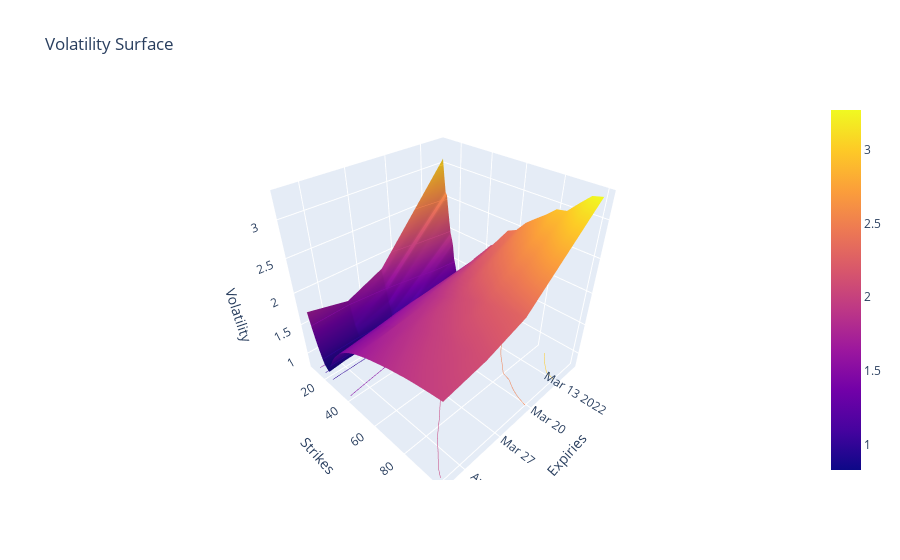
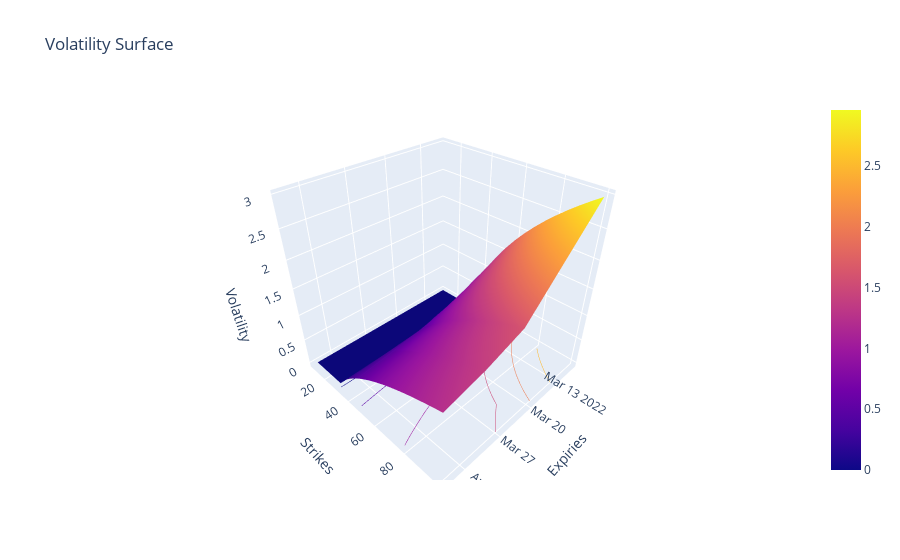
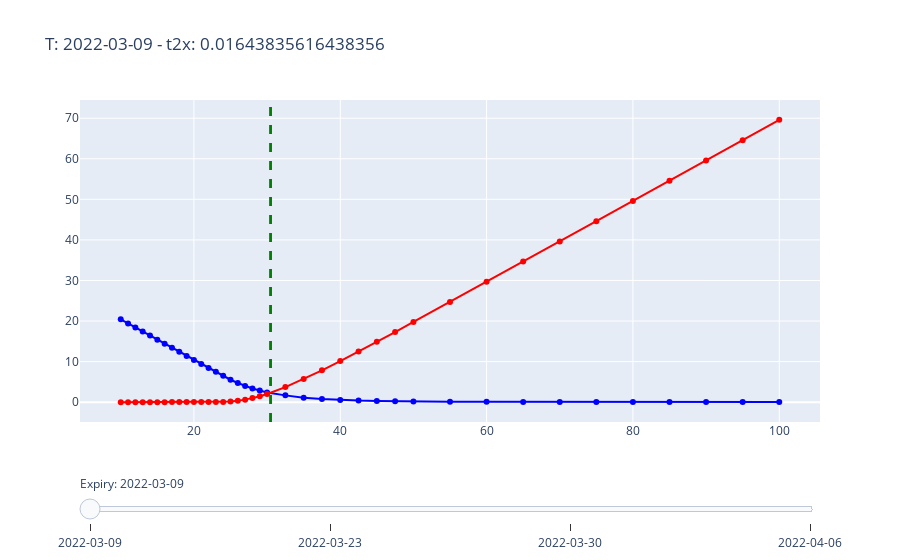
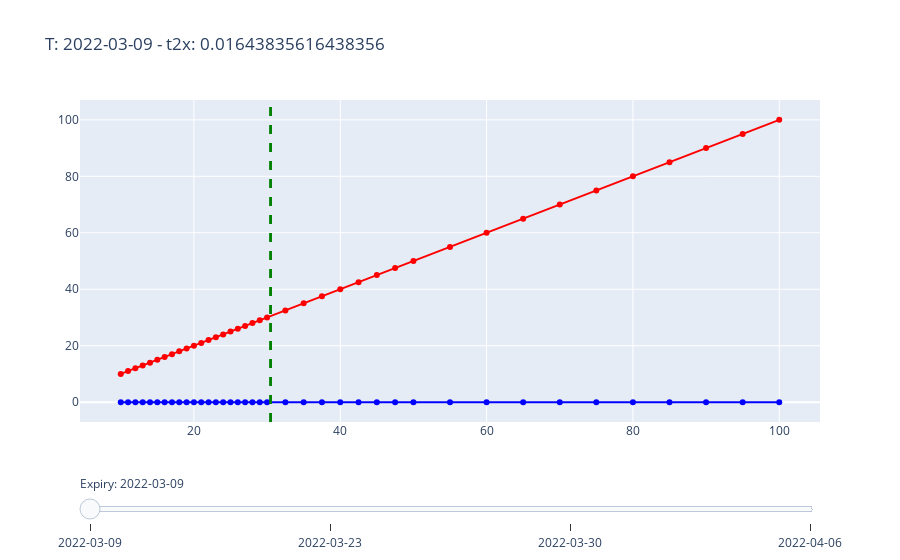

Write notebook code for charts like these, in order.
### Code cell
test_nb = Notebook(
	Heston(
		{
			"initial_variance": 0,
			"long_term_variance": 0,
			"volatility_of_volatility": 3.359804039034719,
			"mean_reversion_rate": 5.729368933401853,
			"wiener_correlation": -0.6771983326245793,
		}
	)
)
nb.plot_surfaces(volatility=True)
test_nb.plot_surfaces(volatility=True)
nb.plot_joint_price(volatility=True)
test_nb.plot_joint_price(volatility=True)
nb.plot_iv(volatility=True)
test_nb.plot_iv(volatility=True)

### Figure 1 — Plotly figure (JSON) as saved in the notebook; plotly's stock layout.template omitted (floating-point values rounded to 4 significant figures; data arrays with more than 128 entries replaced by an {"elided": "..."} marker saying what was removed)
{"data": [{"contours": {"z": {"highlightcolor": "limegreen", "project": {"z": true}, "show": true, "usecolormap": true}}, "type": "surface", "x": ["2022-03-09", "2022-03-23", "2022-03-30", "2022-04-06"], "y": [10, 11, 12, 13, 14, 15, 16, 17, 18, 19, 20, 21, 22, 23, 24, 25, 26, 27, 28, 29, 30, 32.5, 35, 37.5, 40, 42.5, 45, 47.5, 50, 55, 60, 65, 70, 75, 80, 85, 90, 95, 100], "z": {"elided": "39x4 float values"}}], "layout": {"scene": {"aspectmode": "cube", "xaxis": {"title": {"text": "Expiries"}}, "yaxis": {"title": {"text": "Strikes"}}, "zaxis": {"title": {"text": "Volatility"}}}, "title": {"text": "Volatility Surface"}}}

### Figure 2 — Plotly figure (JSON) as saved in the notebook; plotly's stock layout.template omitted (floating-point values rounded to 4 significant figures; data arrays with more than 128 entries replaced by an {"elided": "..."} marker saying what was removed)
{"data": [{"contours": {"z": {"highlightcolor": "limegreen", "project": {"z": true}, "show": true, "usecolormap": true}}, "type": "surface", "x": ["2022-03-09", "2022-03-23", "2022-03-30", "2022-04-06"], "y": [10, 11, 12, 13, 14, 15, 16, 17, 18, 19, 20, 21, 22, 23, 24, 25, 26, 27, 28, 29, 30, 32.5, 35, 37.5, 40, 42.5, 45, 47.5, 50, 55, 60, 65, 70, 75, 80, 85, 90, 95, 100], "z": {"elided": "39x4 float values"}}], "layout": {"scene": {"aspectmode": "cube", "xaxis": {"title": {"text": "Expiries"}}, "yaxis": {"title": {"text": "Strikes"}}, "zaxis": {"title": {"text": "Volatility"}}}, "title": {"text": "Volatility Surface"}}}

### Figure 3 — Plotly figure (JSON) as saved in the notebook; plotly's stock layout.template omitted (floating-point values rounded to 4 significant figures)
{"data": [{"line": {"color": "blue"}, "marker": {"color": "blue"}, "mode": "lines+markers", "name": "T: 2022-03-09", "type": "scatter", "visible": true, "x": [10, 11, 12, 13, 14, 15, 16, 17, 18, 19, 20, 21, 22, 23, 24, 25, 26, 27, 28, 29, 30, 32.5, 35, 37.5, 40, 42.5, 45, 47.5, 50, 55, 60, 65, 70, 75, 80, 85, 90, 95, 100], "y": [20.41, 19.41, 18.41, 17.41, 16.41, 15.41, 14.38, 13.42, 12.42, 11.39, 10.39, 9.4, 8.45, 7.47, 6.51, 5.53, 4.73, 4.005, 3.385, 2.865, 2.39, 1.675, 1.075, 0.775, 0.53, 0.39, 0.3, 0.215, 0.18, 0.13, 0.075, 0.06, 0.045, 0.035, 0.03, 0.02, 0.02, 0.02, 0.015]}, {"line": {"color": "red"}, "marker": {"color": "red"}, "mode": "lines+markers", "name": "T: 2022-03-09", "type": "scatter", "visible": true, "x": [10, 11, 12, 13, 14, 15, 16, 17, 18, 19, 20, 21, 22, 23, 24, 25, 26, 27, 28, 29, 30, 32.5, 35, 37.5, 40, 42.5, 45, 47.5, 50, 55, 60, 65, 70, 75, 80, 85, 90, 95, 100], "y": [0.005, 0.005, 0.005, 0.01, 0.01, 0.01, 0.01, 0.015, 0.02, 0.015, 0.02, 0.025, 0.03, 0.04, 0.07, 0.14, 0.32, 0.595, 1, 1.45, 2.02, 3.715, 5.7, 7.845, 10.12, 12.47, 14.87, 17.3, 19.79, 24.71, 29.66, 34.64, 39.62, 44.61, 49.6, 54.59, 59.59, 64.59, 69.59]}, {"line": {"color": "blue"}, "marker": {"color": "blue"}, "mode": "lines+markers", "name": "T: 2022-03-23", "type": "scatter", "visible": false, "x": [10, 11, 12, 13, 14, 15, 16, 17, 18, 19, 20, 21, 22, 23, 24, 25, 26, 27, 28, 29, 30, 32.5, 35, 37.5, 40, 42.5, 45, 47.5, 50, 55, 60, 65, 70, 75, 80, 85, 90, 95, 100], "y": [18.56, 17.56, 16.56, 15.56, 14.56, 13.56, 12.51, 11.59, 10.62, 9.65, 8.71, 7.83, 6.99, 6.3, 5.68, 5.165, 4.7, 4.25, 3.88, 3.55, 3.26, 2.66, 2.17, 1.825, 1.495, 1.25, 1.075, 0.915, 0.775, 0.585, 0.465, 0.375, 0.3, 0.24, 0.205, 0.165, 0.135, 0.11, 0.095]}, {"line": {"color": "red"}, "marker": {"color": "red"}, "mode": "lines+markers", "name": "T: 2022-03-23", "type": "scatter", "visible": false, "x": [10, 11, 12, 13, 14, 15, 16, 17, 18, 19, 20, 21, 22, 23, 24, 25, 26, 27, 28, 29, 30, 32.5, 35, 37.5, 40, 42.5, 45, 47.5, 50, 55, 60, 65, 70, 75, 80, 85, 90, 95, 100], "y": [0.015, 0.02, 0.02, 0.025, 0.02, 0.025, 0.025, 0.03, 0.035, 0.09, 0.125, 0.255, 0.465, 0.765, 1.145, 1.615, 2.115, 2.71, 3.335, 4.02, 4.74, 6.645, 8.66, 10.78, 12.98, 15.21, 17.52, 19.89, 22.23, 27.04, 31.89, 36.8, 41.73, 46.68, 51.63, 56.59, 61.56, 66.54, 71.52]}, {"line": {"color": "blue"}, "marker": {"color": "blue"}, "mode": "lines+markers", "name": "T: 2022-03-30", "type": "scatter", "visible": false, "x": [10, 11, 12, 13, 14, 15, 16, 17, 18, 19, 20, 21, 22, 23, 24, 25, 26, 27, 28, 29, 30, 32.5, 35, 37.5, 40, 42.5, 45, 47.5, 50, 55, 60, 65, 70, 75, 80, 85, 90, 95, 100], "y": [18.64, 17.64, 16.64, 15.65, 14.64, 13.65, 12.66, 11.68, 10.7, 9.75, 8.845, 7.995, 7.265, 6.56, 6.1, 5.495, 5.045, 4.68, 4.3, 3.99, 3.69, 3.1, 2.58, 2.2, 1.885, 1.605, 1.395, 1.22, 1.14, 0.855, 0.69, 0.55, 0.45, 0.375, 0.31, 0.26, 0.215, 0.185, 0.155]}, {"line": {"color": "red"}, "marker": {"color": "red"}, "mode": "lines+markers", "name": "T: 2022-03-30", "type": "scatter", "visible": false, "x": [10, 11, 12, 13, 14, 15, 16, 17, 18, 19, 20, 21, 22, 23, 24, 25, 26, 27, 28, 29, 30, 32.5, 35, 37.5, 40, 42.5, 45, 47.5, 50, 55, 60, 65, 70, 75, 80, 85, 90, 95, 100], "y": [0.015, 0.015, 0.015, 0.015, 0.02, 0.025, 0.025, 0.03, 0.04, 0.07, 0.18, 0.335, 0.575, 0.91, 1.34, 1.845, 2.44, 3.055, 3.69, 4.345, 5.05, 6.95, 8.96, 11.05, 13.25, 15.52, 17.75, 20.08, 22.45, 27.24, 32.07, 36.91, 41.83, 46.75, 51.69, 56.62, 61.58, 66.55, 71.52]}, {"line": {"color": "blue"}, "marker": {"color": "blue"}, "mode": "lines+markers", "name": "T: 2022-04-06", "type": "scatter", "visible": false, "x": [10, 11, 12, 13, 14, 15, 16, 17, 18, 19, 20, 21, 22, 23, 24, 25, 26, 27, 28, 29, 30, 32.5, 35, 37.5, 40, 42.5, 45, 47.5, 50, 55, 60, 65, 70, 75, 80, 85, 90, 95, 100], "y": [18.93, 17.94, 16.94, 15.94, 14.94, 13.93, 12.94, 11.95, 10.98, 10.04, 9.155, 8.345, 7.615, 6.97, 6.4, 5.9, 5.46, 5.065, 4.71, 4.395, 4.11, 3.51, 3.025, 2.625, 2.29, 2.01, 1.77, 1.57, 1.39, 1.115, 0.905, 0.745, 0.63, 0.53, 0.455, 0.39, 0.335, 0.29, 0.25]}, {"line": {"color": "red"}, "marker": {"color": "red"}, "mode": "lines+markers", "name": "T: 2022-04-06", "type": "scatter", "visible": false, "x": [10, 11, 12, 13, 14, 15, 16, 17, 18, 19, 20, 21, 22, 23, 24, 25, 26, 27, 28, 29, 30, 32.5, 35, 37.5, 40, 42.5, 45, 47.5, 50, 55, 60, 65, 70, 75, 80, 85, 90, 95, 100], "y": [0.065, 0.065, 0.065, 0.065, 0.065, 0.07, 0.075, 0.085, 0.11, 0.165, 0.22, 0.345, 0.675, 1.035, 1.465, 1.95, 2.535, 3.14, 3.79, 4.475, 5.185, 7.07, 9.08, 11.18, 13.35, 15.56, 17.82, 20.11, 22.44, 27.16, 31.95, 36.79, 41.65, 46.57, 51.49, 56.42, 61.37, 66.31, 71.27]}], "layout": {"shapes": [{"line": {"color": "green", "dash": "dash"}, "type": "line", "x0": 30.48, "x1": 30.48, "xref": "x", "y0": 0, "y1": 1, "yref": "y domain"}, {"line": {"color": "green", "dash": "dash"}, "type": "line", "x0": 30.48, "x1": 30.48, "xref": "x", "y0": 0, "y1": 1, "yref": "y domain"}, {"line": {"color": "green", "dash": "dash"}, "type": "line", "x0": 30.48, "x1": 30.48, "xref": "x", "y0": 0, "y1": 1, "yref": "y domain"}, {"line": {"color": "green", "dash": "dash"}, "type": "line", "x0": 30.48, "x1": 30.48, "xref": "x", "y0": 0, "y1": 1, "yref": "y domain"}], "showlegend": false, "sliders": [{"active": 0, "currentvalue": {"prefix": "Expiry: "}, "pad": {"t": 50}, "steps": [{"args": [{"visible": [true, true, false, false, false, false, false, false]}, {"title": "T: 2022-03-09 - t2x: 0.01643835616438356"}], "label": "2022-03-09", "method": "update"}, {"args": [{"visible": [false, false, true, true, false, false, false, false]}, {"title": "T: 2022-03-23 - t2x: 0.0547945205479452"}], "label": "2022-03-23", "method": "update"}, {"args": [{"visible": [false, false, false, false, true, true, false, false]}, {"title": "T: 2022-03-30 - t2x: 0.07397260273972603"}], "label": "2022-03-30", "method": "update"}, {"args": [{"visible": [false, false, false, false, false, false, true, true]}, {"title": "T: 2022-04-06 - t2x: 0.09315068493150686"}], "label": "2022-04-06", "method": "update"}]}], "title": {"text": "T: 2022-03-09 - t2x: 0.01643835616438356"}}}

### Figure 4 — Plotly figure (JSON) as saved in the notebook; plotly's stock layout.template omitted (floating-point values rounded to 4 significant figures)
{"data": [{"line": {"color": "blue"}, "marker": {"color": "blue"}, "mode": "lines+markers", "name": "T: 2022-03-09", "type": "scatter", "visible": true, "x": [10, 11, 12, 13, 14, 15, 16, 17, 18, 19, 20, 21, 22, 23, 24, 25, 26, 27, 28, 29, 30, 32.5, 35, 37.5, 40, 42.5, 45, 47.5, 50, 55, 60, 65, 70, 75, 80, 85, 90, 95, 100], "y": [0.005, 0.005, 0.005, 0.005, 0.005, 0.005, 0.005, 0.005, 0.005, 0.005, 0.005, 0.005, 0.005, 0.005, 0.005, 0.005, 0.005, 0.005, 0.005, 0.005, 0.005, 0.005, 0.005, 0.005, 0.005, 0.005, 0.005, 0.005, 0.005, 0.005, 0.005, 0.005, 0.005, 0.005, 0.005, 0.005, 0.005, 0.005, 0.005]}, {"line": {"color": "red"}, "marker": {"color": "red"}, "mode": "lines+markers", "name": "T: 2022-03-09", "type": "scatter", "visible": true, "x": [10, 11, 12, 13, 14, 15, 16, 17, 18, 19, 20, 21, 22, 23, 24, 25, 26, 27, 28, 29, 30, 32.5, 35, 37.5, 40, 42.5, 45, 47.5, 50, 55, 60, 65, 70, 75, 80, 85, 90, 95, 100], "y": [10, 11, 12, 13, 14, 15, 16, 17, 18, 19, 20, 21, 22, 23, 24, 25, 26, 27, 28, 29, 30, 32.5, 35, 37.5, 40, 42.5, 45, 47.5, 50, 55, 60, 65, 70, 75, 80, 85, 90, 95, 100]}, {"line": {"color": "blue"}, "marker": {"color": "blue"}, "mode": "lines+markers", "name": "T: 2022-03-23", "type": "scatter", "visible": false, "x": [10, 11, 12, 13, 14, 15, 16, 17, 18, 19, 20, 21, 22, 23, 24, 25, 26, 27, 28, 29, 30, 32.5, 35, 37.5, 40, 42.5, 45, 47.5, 50, 55, 60, 65, 70, 75, 80, 85, 90, 95, 100], "y": [0.005, 0.005, 0.005, 0.005, 0.005, 0.005, 0.005, 0.005, 0.005, 0.005, 0.005, 0.005, 0.005, 0.005, 0.005, 0.005, 0.005, 0.005, 0.005, 0.005, 0.005, 0.005, 0.005, 0.005, 0.005, 0.005, 0.005, 0.005, 0.005, 0.005, 0.005, 0.005, 0.005, 0.005, 0.005, 0.005, 0.005, 0.005, 0.005]}, {"line": {"color": "red"}, "marker": {"color": "red"}, "mode": "lines+markers", "name": "T: 2022-03-23", "type": "scatter", "visible": false, "x": [10, 11, 12, 13, 14, 15, 16, 17, 18, 19, 20, 21, 22, 23, 24, 25, 26, 27, 28, 29, 30, 32.5, 35, 37.5, 40, 42.5, 45, 47.5, 50, 55, 60, 65, 70, 75, 80, 85, 90, 95, 100], "y": [10, 11, 12, 13, 14, 15, 16, 17, 18, 19, 20, 21, 22, 23, 24, 25, 26, 27, 28, 29, 30, 32.5, 35, 37.5, 40, 42.5, 45, 47.5, 50, 55, 60, 65, 70, 75, 80, 85, 90, 95, 100]}, {"line": {"color": "blue"}, "marker": {"color": "blue"}, "mode": "lines+markers", "name": "T: 2022-03-30", "type": "scatter", "visible": false, "x": [10, 11, 12, 13, 14, 15, 16, 17, 18, 19, 20, 21, 22, 23, 24, 25, 26, 27, 28, 29, 30, 32.5, 35, 37.5, 40, 42.5, 45, 47.5, 50, 55, 60, 65, 70, 75, 80, 85, 90, 95, 100], "y": [0.005, 0.005, 0.005, 0.005, 0.005, 0.005, 0.005, 0.005, 0.005, 0.005, 0.005, 0.005, 0.005, 0.005, 0.005, 0.005, 0.005, 0.005, 0.005, 0.005, 0.005, 0.005, 0.005, 0.005, 0.005, 0.005, 0.005, 0.005, 0.005, 0.005, 0.005, 0.005, 0.005, 0.005, 0.005, 0.005, 0.005, 0.005, 0.005]}, {"line": {"color": "red"}, "marker": {"color": "red"}, "mode": "lines+markers", "name": "T: 2022-03-30", "type": "scatter", "visible": false, "x": [10, 11, 12, 13, 14, 15, 16, 17, 18, 19, 20, 21, 22, 23, 24, 25, 26, 27, 28, 29, 30, 32.5, 35, 37.5, 40, 42.5, 45, 47.5, 50, 55, 60, 65, 70, 75, 80, 85, 90, 95, 100], "y": [10, 11, 12, 13, 14, 15, 16, 17, 18, 19, 20, 21, 22, 23, 24, 25, 26, 27, 28, 29, 30, 32.5, 35, 37.5, 40, 42.5, 45, 47.5, 50, 55, 60, 65, 70, 75, 80, 85, 90, 95, 100]}, {"line": {"color": "blue"}, "marker": {"color": "blue"}, "mode": "lines+markers", "name": "T: 2022-04-06", "type": "scatter", "visible": false, "x": [10, 11, 12, 13, 14, 15, 16, 17, 18, 19, 20, 21, 22, 23, 24, 25, 26, 27, 28, 29, 30, 32.5, 35, 37.5, 40, 42.5, 45, 47.5, 50, 55, 60, 65, 70, 75, 80, 85, 90, 95, 100], "y": [0.005, 0.005, 0.005, 0.005, 0.005, 0.005, 0.005, 0.005, 0.005, 0.005, 0.005, 0.005, 0.005, 0.005, 0.005, 0.005, 0.005, 0.005, 0.005, 0.005, 0.005, 0.005, 0.005, 0.005, 0.005, 0.005, 0.005, 0.005, 0.005, 0.005, 0.005, 0.005, 0.005, 0.005, 0.005, 0.005, 0.005, 0.005, 0.005]}, {"line": {"color": "red"}, "marker": {"color": "red"}, "mode": "lines+markers", "name": "T: 2022-04-06", "type": "scatter", "visible": false, "x": [10, 11, 12, 13, 14, 15, 16, 17, 18, 19, 20, 21, 22, 23, 24, 25, 26, 27, 28, 29, 30, 32.5, 35, 37.5, 40, 42.5, 45, 47.5, 50, 55, 60, 65, 70, 75, 80, 85, 90, 95, 100], "y": [10, 11, 12, 13, 14, 15, 16, 17, 18, 19, 20, 21, 22, 23, 24, 25, 26, 27, 28, 29, 30, 32.5, 35, 37.5, 40, 42.5, 45, 47.5, 50, 55, 60, 65, 70, 75, 80, 85, 90, 95, 100]}], "layout": {"shapes": [{"line": {"color": "green", "dash": "dash"}, "type": "line", "x0": 30.48, "x1": 30.48, "xref": "x", "y0": 0, "y1": 1, "yref": "y domain"}, {"line": {"color": "green", "dash": "dash"}, "type": "line", "x0": 30.48, "x1": 30.48, "xref": "x", "y0": 0, "y1": 1, "yref": "y domain"}, {"line": {"color": "green", "dash": "dash"}, "type": "line", "x0": 30.48, "x1": 30.48, "xref": "x", "y0": 0, "y1": 1, "yref": "y domain"}, {"line": {"color": "green", "dash": "dash"}, "type": "line", "x0": 30.48, "x1": 30.48, "xref": "x", "y0": 0, "y1": 1, "yref": "y domain"}], "showlegend": false, "sliders": [{"active": 0, "currentvalue": {"prefix": "Expiry: "}, "pad": {"t": 50}, "steps": [{"args": [{"visible": [true, true, false, false, false, false, false, false]}, {"title": "T: 2022-03-09 - t2x: 0.01643835616438356"}], "label": "2022-03-09", "method": "update"}, {"args": [{"visible": [false, false, true, true, false, false, false, false]}, {"title": "T: 2022-03-23 - t2x: 0.0547945205479452"}], "label": "2022-03-23", "method": "update"}, {"args": [{"visible": [false, false, false, false, true, true, false, false]}, {"title": "T: 2022-03-30 - t2x: 0.07397260273972603"}], "label": "2022-03-30", "method": "update"}, {"args": [{"visible": [false, false, false, false, false, false, true, true]}, {"title": "T: 2022-04-06 - t2x: 0.09315068493150686"}], "label": "2022-04-06", "method": "update"}]}], "title": {"text": "T: 2022-03-09 - t2x: 0.01643835616438356"}}}
